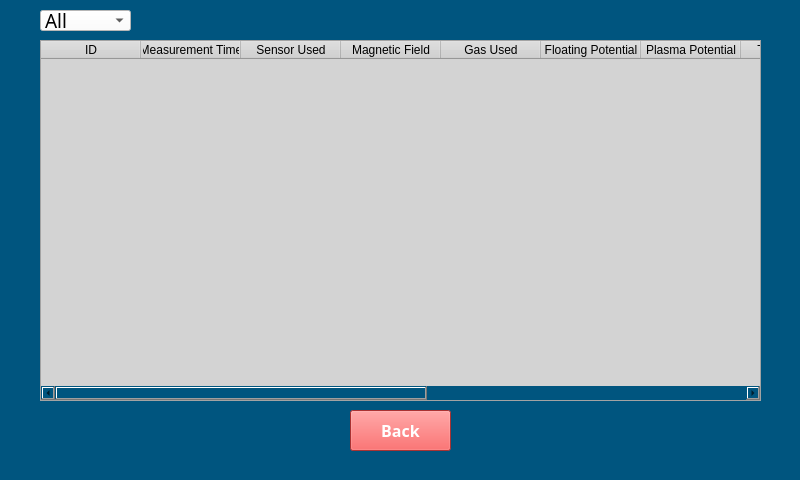
<?xml version="1.0" encoding="UTF-8"?>
<ui version="4.0">
 <class>HistoryScreen</class>
 <widget class="QMainWindow" name="HistoryScreen">
  <property name="geometry">
   <rect>
    <x>0</x>
    <y>0</y>
    <width>800</width>
    <height>480</height>
   </rect>
  </property>
  <property name="minimumSize">
   <size>
    <width>800</width>
    <height>480</height>
   </size>
  </property>
  <property name="maximumSize">
   <size>
    <width>800</width>
    <height>480</height>
   </size>
  </property>
  <property name="windowTitle">
   <string>MainWindow</string>
  </property>
  <property name="styleSheet">
   <string notr="true">background-color: rgb(0, 85, 127);
</string>
  </property>
  <widget class="QWidget" name="centralwidget">
   <widget class="QPushButton" name="Back_Btn">
    <property name="geometry">
     <rect>
      <x>350</x>
      <y>410</y>
      <width>101</width>
      <height>41</height>
     </rect>
    </property>
    <property name="font">
     <font>
      <family>Rockwell</family>
      <pointsize>12</pointsize>
      <weight>75</weight>
      <bold>true</bold>
     </font>
    </property>
    <property name="focusPolicy">
     <enum>Qt::NoFocus</enum>
    </property>
    <property name="styleSheet">
     <string notr="true"> background-color: rgb(236, 70, 70);
color: rgb(255, 255, 255);</string>
    </property>
    <property name="text">
     <string>Back</string>
    </property>
   </widget>
   <widget class="QComboBox" name="Filter_Combobox">
    <property name="geometry">
     <rect>
      <x>40</x>
      <y>10</y>
      <width>91</width>
      <height>21</height>
     </rect>
    </property>
    <property name="font">
     <font>
      <family>Rockwell</family>
      <pointsize>14</pointsize>
     </font>
    </property>
    <property name="focusPolicy">
     <enum>Qt::NoFocus</enum>
    </property>
    <property name="layoutDirection">
     <enum>Qt::LeftToRight</enum>
    </property>
    <property name="styleSheet">
     <string notr="true">background-color: rgb(255, 255, 255);</string>
    </property>
    <property name="inputMethodHints">
     <set>Qt::ImhNone</set>
    </property>
    <property name="editable">
     <bool>false</bool>
    </property>
    <property name="currentText">
     <string>All</string>
    </property>
    <property name="currentIndex">
     <number>0</number>
    </property>
    <item>
     <property name="text">
      <string>All</string>
     </property>
    </item>
    <item>
     <property name="text">
      <string>SLP</string>
     </property>
    </item>
    <item>
     <property name="text">
      <string>DLP</string>
     </property>
    </item>
    <item>
     <property name="text">
      <string>HEA</string>
     </property>
    </item>
   </widget>
   <widget class="QTableWidget" name="All_History_TableWidget">
    <property name="geometry">
     <rect>
      <x>40</x>
      <y>40</y>
      <width>721</width>
      <height>361</height>
     </rect>
    </property>
    <property name="focusPolicy">
     <enum>Qt::NoFocus</enum>
    </property>
    <property name="autoFillBackground">
     <bool>false</bool>
    </property>
    <property name="styleSheet">
     <string notr="true">background-color: rgb(255, 255, 255);
background: lightgrey;</string>
    </property>
    <property name="sizeAdjustPolicy">
     <enum>QAbstractScrollArea::AdjustToContentsOnFirstShow</enum>
    </property>
    <property name="editTriggers">
     <set>QAbstractItemView::NoEditTriggers</set>
    </property>
    <property name="sortingEnabled">
     <bool>true</bool>
    </property>
    <property name="rowCount">
     <number>0</number>
    </property>
    <property name="columnCount">
     <number>5</number>
    </property>
    <attribute name="horizontalHeaderCascadingSectionResizes">
     <bool>true</bool>
    </attribute>
    <attribute name="horizontalHeaderStretchLastSection">
     <bool>true</bool>
    </attribute>
    <column>
     <property name="text">
      <string>ID</string>
     </property>
    </column>
    <column>
     <property name="text">
      <string>Measurement Time</string>
     </property>
    </column>
    <column>
     <property name="text">
      <string>Sensor Used</string>
     </property>
    </column>
    <column>
     <property name="text">
      <string>Magnetic Field</string>
     </property>
    </column>
    <column>
     <property name="text">
      <string>Gas Used</string>
     </property>
    </column>
   </widget>
   <widget class="QTableWidget" name="Single_History_TableWidget">
    <property name="geometry">
     <rect>
      <x>40</x>
      <y>40</y>
      <width>721</width>
      <height>361</height>
     </rect>
    </property>
    <property name="focusPolicy">
     <enum>Qt::NoFocus</enum>
    </property>
    <property name="autoFillBackground">
     <bool>false</bool>
    </property>
    <property name="styleSheet">
     <string notr="true">background-color: rgb(255, 255, 255);
background: lightgrey</string>
    </property>
    <property name="sizeAdjustPolicy">
     <enum>QAbstractScrollArea::AdjustToContentsOnFirstShow</enum>
    </property>
    <property name="editTriggers">
     <set>QAbstractItemView::NoEditTriggers</set>
    </property>
    <property name="sortingEnabled">
     <bool>true</bool>
    </property>
    <property name="rowCount">
     <number>0</number>
    </property>
    <property name="columnCount">
     <number>13</number>
    </property>
    <attribute name="horizontalHeaderStretchLastSection">
     <bool>true</bool>
    </attribute>
    <column>
     <property name="text">
      <string>ID</string>
     </property>
    </column>
    <column>
     <property name="text">
      <string>Measurement Time</string>
     </property>
    </column>
    <column>
     <property name="text">
      <string>Sensor Used</string>
     </property>
    </column>
    <column>
     <property name="text">
      <string>Magnetic Field</string>
     </property>
    </column>
    <column>
     <property name="text">
      <string>Gas Used</string>
     </property>
    </column>
    <column>
     <property name="text">
      <string>Floating Potential</string>
     </property>
    </column>
    <column>
     <property name="text">
      <string>Plasma Potential</string>
     </property>
    </column>
    <column>
     <property name="text">
      <string>Temperature</string>
     </property>
    </column>
    <column>
     <property name="text">
      <string>Temperature Ev</string>
     </property>
    </column>
    <column>
     <property name="text">
      <string>Density</string>
     </property>
    </column>
    <column>
     <property name="text">
      <string>Mean Free Path</string>
     </property>
    </column>
    <column>
     <property name="text">
      <string>Debye Length</string>
     </property>
    </column>
    <column>
     <property name="text">
      <string>Larmor Radius</string>
     </property>
    </column>
   </widget>
  </widget>
  <widget class="QMenuBar" name="menubar">
   <property name="geometry">
    <rect>
     <x>0</x>
     <y>0</y>
     <width>800</width>
     <height>21</height>
    </rect>
   </property>
  </widget>
 </widget>
 <resources/>
 <connections/>
</ui>
